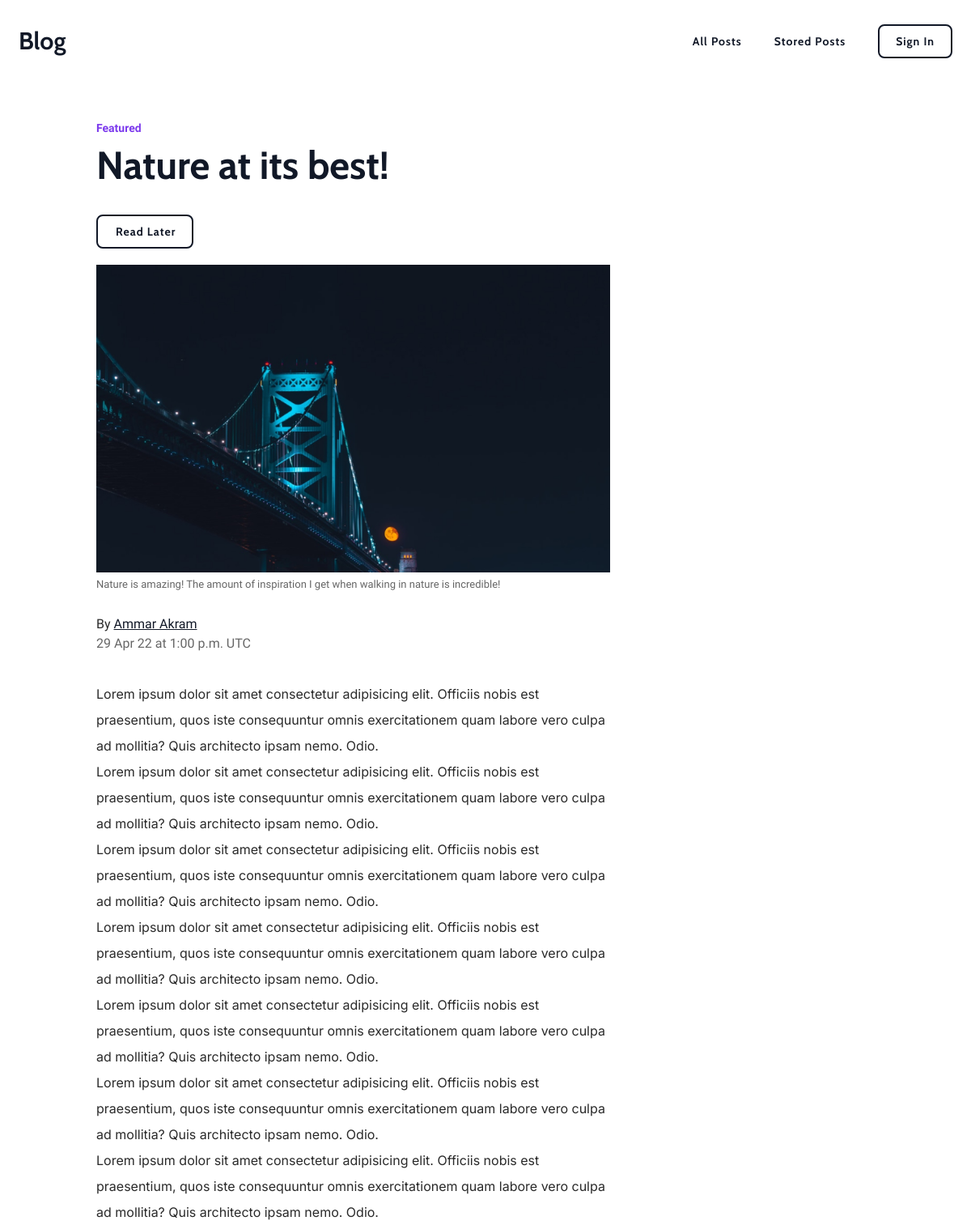
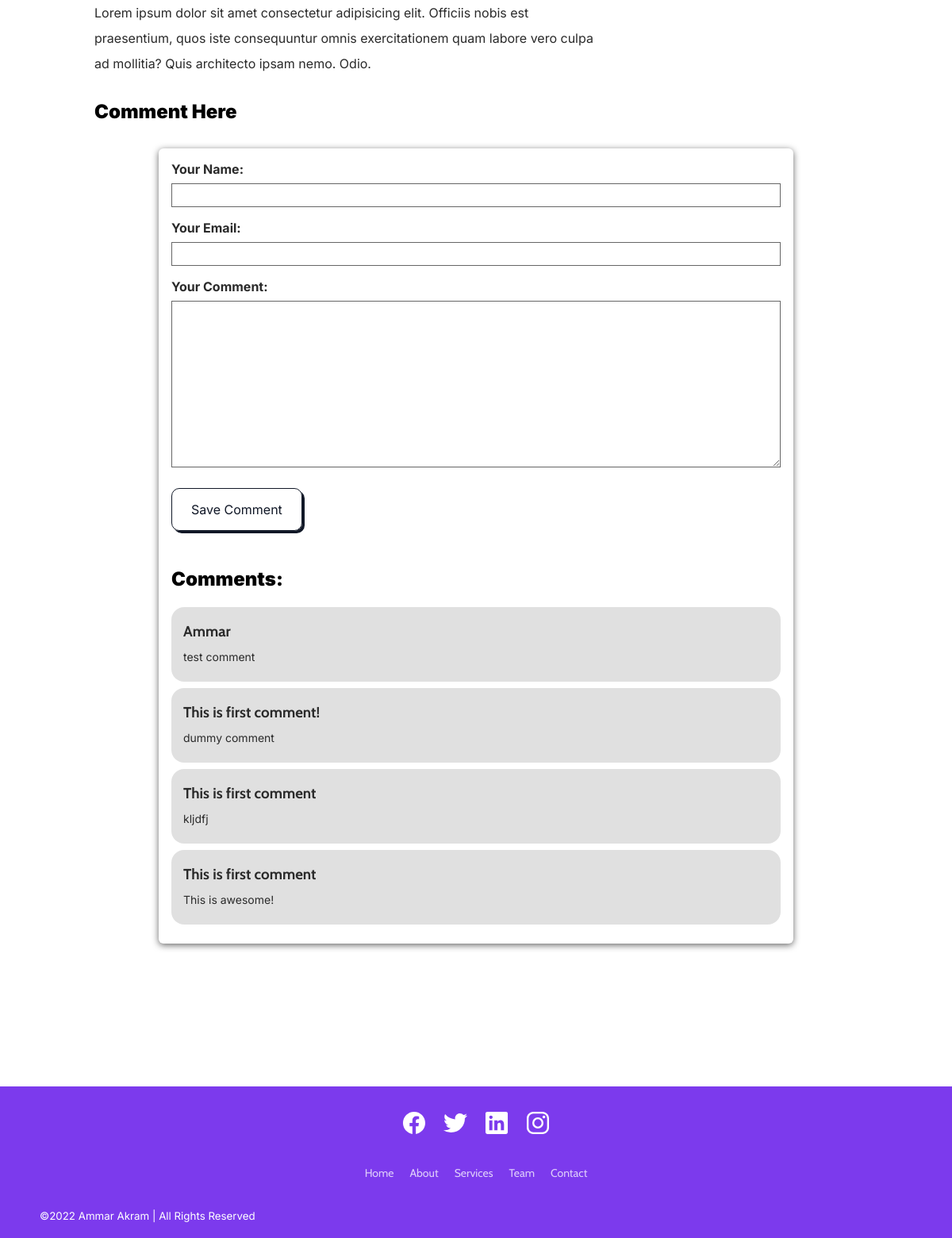
The app's page /posts/into-the-woods with its own data (2 pictures, top to bottom).
### blog/models.py (models this page shows, shortened)
class Post(models.Model):
    title = models.CharField(max_length=150)
    excerpt = models.CharField(max_length=250)
    image = models.ImageField(upload_to="posts", null=True)
    date = models.DateField(auto_now=True, db_index=True)
    slug = models.SlugField(unique=True, db_index=True)
    content = models.TextField(validators=[MinLengthValidator(5)])
    author = models.ForeignKey(
        Author, on_delete=models.SET_NULL, null=True, related_name="posts")
    post_type = models.ForeignKey(
        Tag, on_delete=models.SET_NULL, null=True, related_name="tag")

class Tag(models.Model):
    name = models.CharField(max_length=20)
    def __str__(self):
        return self.name

class Author(models.Model):
    first_name = models.CharField(max_length=50)
    last_name = models.CharField(max_length=50)
    email_address = models.EmailField()
    def full_name(self):
        return f"{self.first_name} {self.last_name}"
    def __str__(self):
        return self.full_name()

class Comment(models.Model):
    user_name = models.CharField(max_length=120)
    user_email = models.EmailField()
    text = models.TextField(max_length=400)
    post = models.ForeignKey(
        Post, on_delete=models.CASCADE, related_name="comments")

### blog/views.py (the view, shortened to what this page needs)
# urls.py: path('posts/<slug:slug>', views.SingleView.as_view(), name='single'),
class SingleView(View):
    template_name = "blog/single.html"
    model = Post
    def is_stored_post(self, request, post_id):
        stored_posts = request.session.get("stored_posts")
        if stored_posts:
            is_saved_for_later = post_id in stored_posts
        else:
            is_saved_for_later = False
        return is_saved_for_later
    def get(self, request, slug):
        post = Post.objects.get(slug=slug)
        context = {
            "post": post,
            "comment_form": CommentForm(),
            "comments": post.comments.all().order_by("-id"),
            "saved_for_later": self.is_stored_post(request, post.id)
        }
        return render(request, "blog/single.html", context)

### blog/forms.py
class CommentForm(forms.ModelForm):
    class Meta:
        model = Comment
        exclude = ["post"]
        labels = {
            "user_name": "Your Name",
            "user_email": "Your Email",
            "text": "Your Comment"
        }

### blog/templates/blog/single.html (shortened to what this page needs)
{% extends 'base.html' %}
{% load static %}
{% block css_files %}
<link rel='stylesheet' href={% static 'blog/single.css' %}>
{% endblock  %}
{% block content %}
<div class="container">
  <div class="article">
      <div class="category"><a>{{post.post_type}}</a></div>
      <h1 class="headline">{{post.title}}</h1>
      <form action="{% url 'later' %}" method="post">
        <button class="menu__link menu__link--primary later-button">
          {% if saved_for_later %}
            Remove from "Read Later" List
          {% else %}
            Read Later
          {% endif %}
        </button>
      </form>
      <div class="body">
      <img src={{ post.image.url }} class='main-img' style="width: 100%" alt="">
      <p class="img-sub">{{post.excerpt}}</p>
      <p class="author-line">By <a class='author' href="mailto:{{post.author.email_address}}">{{post.author}}</a></p>
      <p class="pub-date">{{post.date|date:"d M y"}} at 1:00 p.m. UTC</p>
      <p>
        {{post.content|linebreaks}}
      </p></div>
      <h2 class="comment-heading">Comment Here</h2>
      <div id="comment-form">
        <form  action="{% url 'single' post.slug %}" method="post">
          {% for field in comment_form %}
          <div class="form-control {% if field.errors %}invalid{% endif %}">
            {{field.label_tag}}
            {{field}}
          </div>
          {% endfor %}
          <button class="hero__cta hero__cta--primary explore-button" href="{% url 'posts' %}">Save Comment</button>
        </form>
        <div id="comments">
          <h2 class="comment-heading">Comments:</h2>
            <ul>
              {% for comment in comments %}
              <li>
                <h3>{{ comment.user_name }}</h3>
                <p>{{ comment.text}}</p>
              </li>
              {% endfor %}
            </ul>
        </div>
      </div>
      </div>
</div>
{% endblock  %}

### static/app.css (style rules this page uses)
:root { --primary-blue: #7c3aed; --secondary-black: #111827; --subtitle: #666; --post-text: #2a2a2a; --clr-gray-light: #d7dfe2; --clr-popular: #ef257a; --clr-technology: #651fff; --clr-psychology: #e85808; --color-lightGray: #f9f9f9; }
*, *::before, *::after { box-sizing: border-box; margin: 0; padding: 0; }
body { font-family: "Inter", sans-serif; color: var(--post-text); overflow-x: hidden; }
h1, h2, h3, h4, h5, h6 { padding: 0; margin: 0; font-family: 'Cabin', sans-serif; }
a { text-decoration: none; cursor: pointer; color: var(--secondary-black); }
.container { max-width: 1160px; margin: 0 auto; padding: 0 3px 0 3px; }
.menu__link { font-family: "Cabin", sans-serif; color: var(--secondary-black); font-size: 14px; line-height: 18px; font-weight: 700; letter-spacing: 1px; text-indent: 2px; transition: all 200ms ease-in-out; }
.menu__link--primary { margin-top: 0px; margin-right: 0px; padding: 10px 20px; border-radius: 8px; background-color: hsla(0, 0%, 100%, 0.2); border: 2px solid var(--secondary-black); }
.hero__cta { color: var(--secondary-black); border: 2px solid var(--secondary-black); font-family: "Cabin", sans-serif; border-radius: 10px; padding: 0.9375rem 1.4rem; margin: 2rem 0 1rem; font-size: 22px; font-weight: bold; text-align: center; transition: all 100ms ease-in-out; }
.hero__cta--primary { background-color: transparent; display: inline-block; color: var(--secondary-black); border: 1px solid var(--secondary-black); box-shadow: 3px 3px 0 var(--secondary-black); }
#comments li { list-style: none; }

### blog/static/blog/single.css (style rules this page uses)
.article { display: flex; padding: 0 8vw; flex-wrap: wrap; margin: 50px auto 0; flex-direction: column; }
.headline { font-size: 48px; line-height: 62px; font-family: 'Cabin', sans-serif; font-weight: 900; color: var(--secondary-black); margin: 0px 0px 30px; }
.body { width: 66%; }
.body p, li { font-family: "Inter"; line-height: 32px; font-size: 16px; color: var(--post-text); }
.body h2:hover, h2 { font-family: 'Inter', sans-serif; font-size: 24px; color: #000; font-weight: 900; line-height: 125%; letter-spacing: 1.5%; margin: 3px 0 1px 0; text-decoration: none; cursor: auto; }
.body .img-sub { font-family: "Work Sans", sans-serif; font-size: 13px; margin: 3px 0 16px; color: var(--subtitle); line-height: 1.25; }
.body .author-line { font-family: "Work Sans"; font-size: 16px; color: var(--post-text); line-height: 1; letter-spacing: 1; padding-top: 16px; margin-bottom: 0; }
.body .author { text-decoration: underline; }
.body .pub-date { font-family: "Work Sans"; font-size: 16px; color: var(--subtitle); margin-top: 0; letter-spacing: 1; margin-bottom: 30px; }
.article .category { margin: 0; font-size: 14px; font-family: "Work Sans", sans-serif; font-weight: 600; line-height: 1.25; display: block; margin-bottom: 5px; width: 100%; }
.article .category a { color: var(--primary-blue) ; }
#comments h2 { margin-bottom: 20px; }
#comments ul li { background-color: rgba(0, 0, 0, 0.123); padding: 15px; border-radius: 16px; margin-bottom: 8px; }
#comments p { font-size: 14px; }
.comment-heading { margin-top: 30px; }
#comment-form { margin: 30px auto; width: 90%; max-width: 800px; border-radius: 6px; background-color: white; box-shadow: 0 2px 8px var(--subtitle); padding: 1rem; }
#comment-form button { font: inherit; padding: 1rem 1.5rem; cursor: pointer; margin-top: 10px; }
.form-control { margin-bottom: 1rem; }
.form-control label { font-weight: bold; margin-bottom: 0.5rem; display: block; }
.form-control input, .form-control textarea { display: block; width: 100%; font: inherit; padding: 0.25rem; border: 1px solid var(--subtitle); }
.later-button { margin-bottom: 20px; cursor: pointer; }

### records on screen
Post: post_type "Featured", title "Nature at its best!", image (picture), excerpt "Nature is amazing! The amount of inspiration I get when walking in nature is incredible!", author "Ammar Akram", date "29 Apr 22", content "Lorem ipsum dolor sit amet consectetur adipisicing elit. Officiis nobis est praesentium, quos iste consequuntur omnis exercitationem quam labore vero culpa ad mollitia? Quis architecto ipsam nemo. Odio. Lorem ipsum dolor sit amet consectetur adipisicing elit. Officiis nobis est praesentium, quos iste consequuntur omnis exercitationem quam labore vero culpa ad mollitia? Quis architecto ipsam nemo. Odio. Lorem ipsum dolor sit amet consectetur adipisicing elit. Officiis nobis est praesentium, quos iste consequuntur omnis exercitationem quam labore vero culpa ad mollitia? Quis architecto ipsam nemo. Odio. Lorem ipsum dolor sit amet consectetur adipisicing elit. Officiis nobis est praesentium,…"
Comment: user_name "Ammar", text "test comment"
Comment: user_name "This is first comment!", text "dummy comment"
Comment: user_name "This is first comment", text "kljdfj"
Comment: user_name "This is first comment", text "This is awesome!"

### other values on screen
{{ field.label_tag }} "Your Name:" "Your Email:" "Your Comment:"
